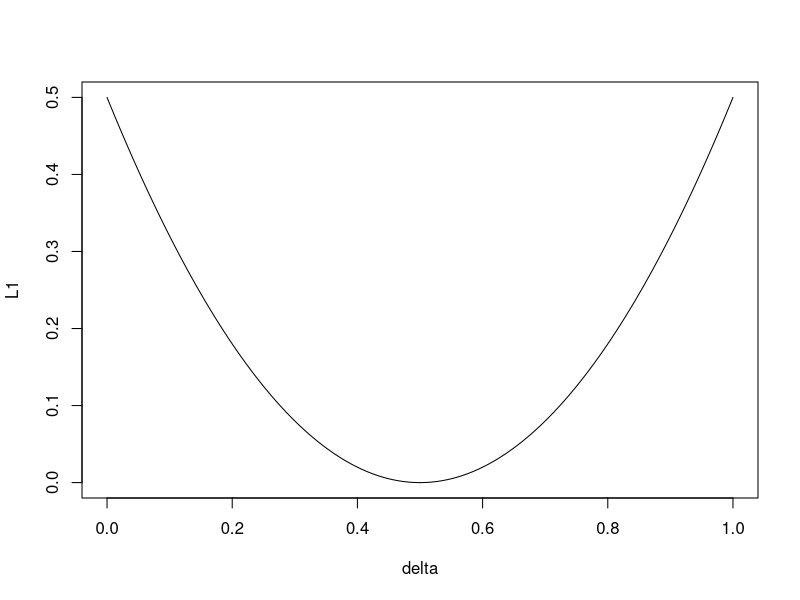
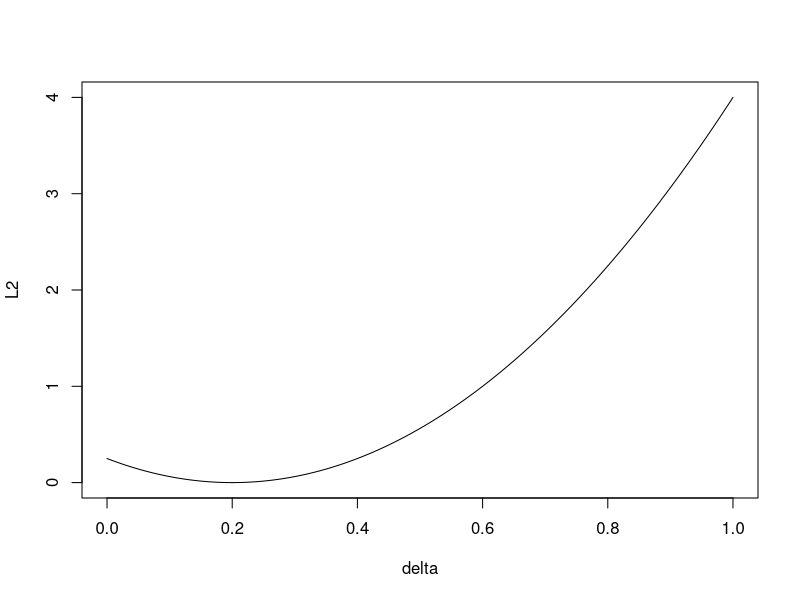
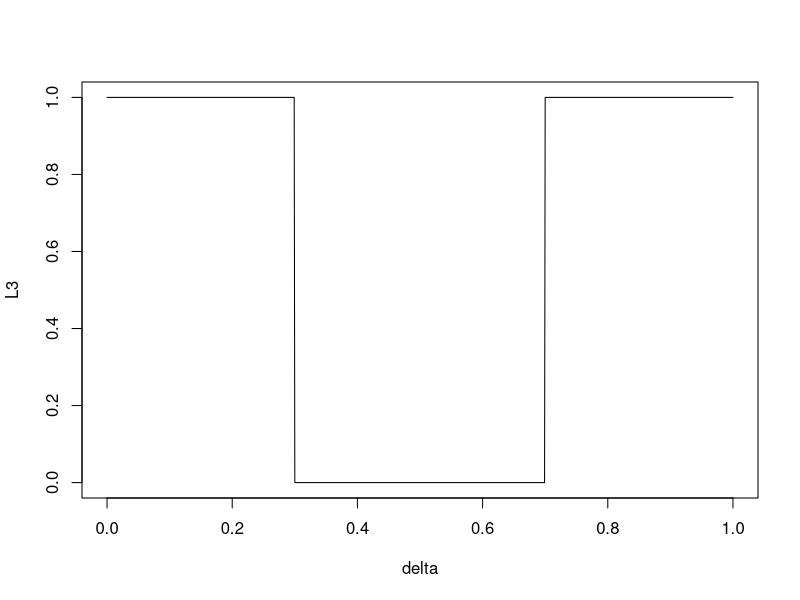

Write the R code that produced these figures, in order.
#Suponha que θ tenha uma distribui¸c˜ao a posteriori Beta(a, b). 
#Fixe valores de θ e fa¸ca o gr´afico das fun¸c˜oes de perda abaixo 
#para analisar seu comportamento e encontre o estimador de Bayes para θ com as seguintes fun¸c˜oes de perda:

#1
theta <- 0.5
delta<-seq(0,1,by=0.001)
L1 <- (theta^(-1)) * ((delta-theta)^(2))
plot(delta,L1,type = "l")


#2
theta <- 0.2
delta<-seq(0,1,by=0.001)
L2 <- theta^(-1) *(1-theta)^(-1) *(delta-theta)^(2)
plot(delta,L2,type = "l")
#3
b <- 0.2
theta <- 0.5
delta<-seq(0,1,by=0.001)
L3 <- as.numeric(abs(delta - theta) > b)
plot(delta,L3,type = "l")
